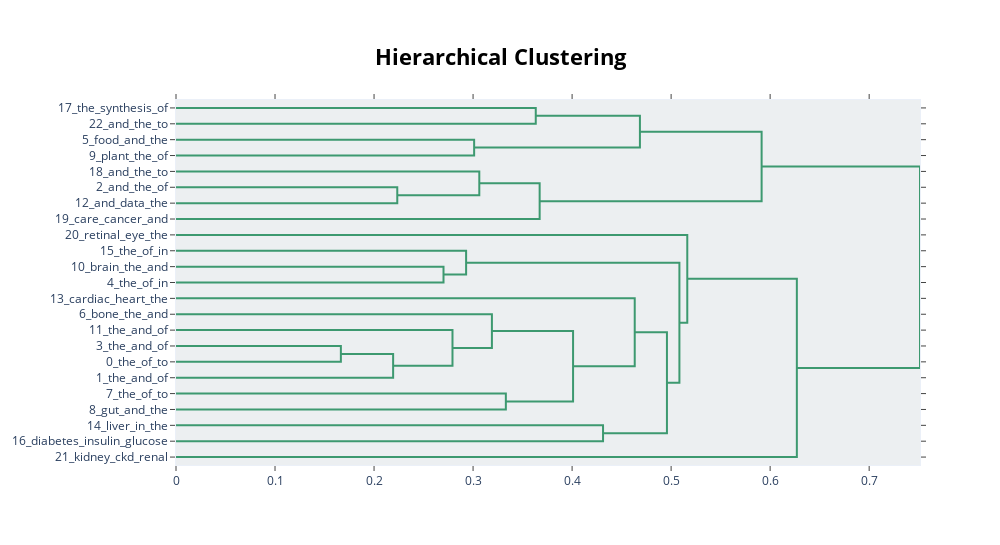

The notebook cell saved with this chart:
### Code cell
topic_model.visualize_hierarchy(custom_labels=False)

### Figure 1 — Plotly figure (JSON) as saved in the notebook; plotly's stock layout.template omitted (floating-point values rounded to 4 significant figures)
{"data": [{"hoverinfo": "text", "marker": {"color": "rgb(61,153,112)"}, "mode": "lines", "type": "scatter", "x": [0.0, 0.3633, 0.3633, 0.0], "xaxis": "x", "y": [-5.0, -5.0, -15.0, -15.0], "yaxis": "y"}, {"hoverinfo": "text", "marker": {"color": "rgb(61,153,112)"}, "mode": "lines", "type": "scatter", "x": [0.0, 0.3011, 0.3011, 0.0], "xaxis": "x", "y": [-25.0, -25.0, -35.0, -35.0], "yaxis": "y"}, {"hoverinfo": "text", "marker": {"color": "rgb(61,153,112)"}, "mode": "lines", "type": "scatter", "x": [0.3633, 0.4685, 0.4685, 0.3011], "xaxis": "x", "y": [-10.0, -10.0, -30.0, -30.0], "yaxis": "y"}, {"hoverinfo": "text", "marker": {"color": "rgb(61,153,112)"}, "mode": "lines", "type": "scatter", "x": [0.0, 0.2234, 0.2234, 0.0], "xaxis": "x", "y": [-55.0, -55.0, -65.0, -65.0], "yaxis": "y"}, {"hoverinfo": "text", "marker": {"color": "rgb(61,153,112)"}, "mode": "lines", "type": "scatter", "x": [0.0, 0.3063, 0.3063, 0.2234], "xaxis": "x", "y": [-45.0, -45.0, -60.0, -60.0], "yaxis": "y"}, {"hoverinfo": "text", "marker": {"color": "rgb(61,153,112)"}, "mode": "lines", "type": "scatter", "x": [0.3063, 0.3672, 0.3672, 0.0], "xaxis": "x", "y": [-52.5, -52.5, -75.0, -75.0], "yaxis": "y"}, {"hoverinfo": "text", "marker": {"color": "rgb(61,153,112)"}, "mode": "lines", "type": "scatter", "x": [0.4685, 0.5914, 0.5914, 0.3672], "xaxis": "x", "y": [-20.0, -20.0, -63.75, -63.75], "yaxis": "y"}, {"hoverinfo": "text", "marker": {"color": "rgb(61,153,112)"}, "mode": "lines", "type": "scatter", "x": [0.0, 0.2702, 0.2702, 0.0], "xaxis": "x", "y": [-105.0, -105.0, -115.0, -115.0], "yaxis": "y"}, {"hoverinfo": "text", "marker": {"color": "rgb(61,153,112)"}, "mode": "lines", "type": "scatter", "x": [0.0, 0.293, 0.293, 0.2702], "xaxis": "x", "y": [-95.0, -95.0, -110.0, -110.0], "yaxis": "y"}, {"hoverinfo": "text", "marker": {"color": "rgb(61,153,112)"}, "mode": "lines", "type": "scatter", "x": [0.0, 0.1665, 0.1665, 0.0], "xaxis": "x", "y": [-155.0, -155.0, -165.0, -165.0], "yaxis": "y"}, {"hoverinfo": "text", "marker": {"color": "rgb(61,153,112)"}, "mode": "lines", "type": "scatter", "x": [0.1665, 0.2193, 0.2193, 0.0], "xaxis": "x", "y": [-160.0, -160.0, -175.0, -175.0], "yaxis": "y"}, {"hoverinfo": "text", "marker": {"color": "rgb(61,153,112)"}, "mode": "lines", "type": "scatter", "x": [0.0, 0.2792, 0.2792, 0.2193], "xaxis": "x", "y": [-145.0, -145.0, -167.5, -167.5], "yaxis": "y"}, {"hoverinfo": "text", "marker": {"color": "rgb(61,153,112)"}, "mode": "lines", "type": "scatter", "x": [0.0, 0.319, 0.319, 0.2792], "xaxis": "x", "y": [-135.0, -135.0, -156.2, -156.2], "yaxis": "y"}, {"hoverinfo": "text", "marker": {"color": "rgb(61,153,112)"}, "mode": "lines", "type": "scatter", "x": [0.0, 0.3331, 0.3331, 0.0], "xaxis": "x", "y": [-185.0, -185.0, -195.0, -195.0], "yaxis": "y"}, {"hoverinfo": "text", "marker": {"color": "rgb(61,153,112)"}, "mode": "lines", "type": "scatter", "x": [0.319, 0.401, 0.401, 0.3331], "xaxis": "x", "y": [-145.6, -145.6, -190.0, -190.0], "yaxis": "y"}, {"hoverinfo": "text", "marker": {"color": "rgb(61,153,112)"}, "mode": "lines", "type": "scatter", "x": [0.0, 0.4632, 0.4632, 0.401], "xaxis": "x", "y": [-125.0, -125.0, -167.8, -167.8], "yaxis": "y"}, {"hoverinfo": "text", "marker": {"color": "rgb(61,153,112)"}, "mode": "lines", "type": "scatter", "x": [0.0, 0.4313, 0.4313, 0.0], "xaxis": "x", "y": [-205.0, -205.0, -215.0, -215.0], "yaxis": "y"}, {"hoverinfo": "text", "marker": {"color": "rgb(61,153,112)"}, "mode": "lines", "type": "scatter", "x": [0.4632, 0.4958, 0.4958, 0.4313], "xaxis": "x", "y": [-146.4, -146.4, -210.0, -210.0], "yaxis": "y"}, {"hoverinfo": "text", "marker": {"color": "rgb(61,153,112)"}, "mode": "lines", "type": "scatter", "x": [0.293, 0.5084, 0.5084, 0.4958], "xaxis": "x", "y": [-102.5, -102.5, -178.2, -178.2], "yaxis": "y"}, {"hoverinfo": "text", "marker": {"color": "rgb(61,153,112)"}, "mode": "lines", "type": "scatter", "x": [0.0, 0.5163, 0.5163, 0.5084], "xaxis": "x", "y": [-85.0, -85.0, -140.4, -140.4], "yaxis": "y"}, {"hoverinfo": "text", "marker": {"color": "rgb(61,153,112)"}, "mode": "lines", "type": "scatter", "x": [0.5163, 0.627, 0.627, 0.0], "xaxis": "x", "y": [-112.7, -112.7, -225.0, -225.0], "yaxis": "y"}, {"hoverinfo": "text", "marker": {"color": "rgb(61,153,112)"}, "mode": "lines", "type": "scatter", "x": [0.5914, 0.7513, 0.7513, 0.627], "xaxis": "x", "y": [-41.88, -41.88, -168.8, -168.8], "yaxis": "y"}], "layout": {"autosize": false, "height": 545, "hoverlabel": {"bgcolor": "white", "font": {"family": "Rockwell", "size": 16}}, "hovermode": "closest", "plot_bgcolor": "#ECEFF1", "showlegend": false, "title": {"font": {"color": "Black", "size": 22}, "text": "<b>Hierarchical Clustering</b>", "x": 0.5, "xanchor": "center", "yanchor": "top"}, "width": 1000, "xaxis": {"mirror": "allticks", "rangemode": "tozero", "showgrid": false, "showline": true, "showticklabels": true, "ticks": "outside", "type": "linear", "zeroline": false}, "yaxis": {"mirror": "allticks", "range": [-230, 0], "rangemode": "tozero", "showgrid": false, "showline": true, "showticklabels": true, "tickmode": "array", "ticks": "outside", "ticktext": ["17_the_synthesis_of", "22_and_the_to", "5_food_and_the", "9_plant_the_of", "18_and_the_to", "2_and_the_of", "12_and_data_the", "19_care_cancer_and", "20_retinal_eye_the", "15_the_of_in", "10_brain_the_and", "4_the_of_in", "13_cardiac_heart_the", "6_bone_the_and", "11_the_and_of", "3_the_and_of", "0_the_of_to", "1_the_and_of", "7_the_of_to", "8_gut_and_the", "14_liver_in_the", "16_diabetes_insulin_glucose", "21_kidney_ckd_renal"], "tickvals": [-5, -15, -25, -35, -45, -55, -65, -75, -85, -95, -105, -115, -125, -135, -145, -155, -165, -175, -185, -195, -205, -215, -225], "type": "linear", "zeroline": false}}}
